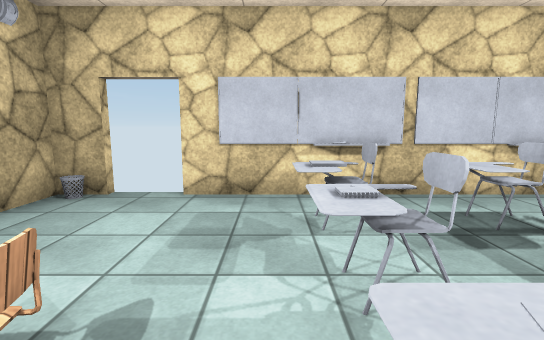
view 1 (above)

12 first-person views from a walk through a scene from a Unity 3-D project. The camera is 1.3 m above the floor, tilts 8° down and sees 85° across. Doors are open. The floor is counted in squares, 1 m on a side. Each view is taken from the middle of a square. On the plan, view 1 faces up. The plan holds only what a view shows up to about 14 squares ahead; the rest is blank. The player character is not drawn. Surface patterns are stand-ins for the level's own textures.

view 2
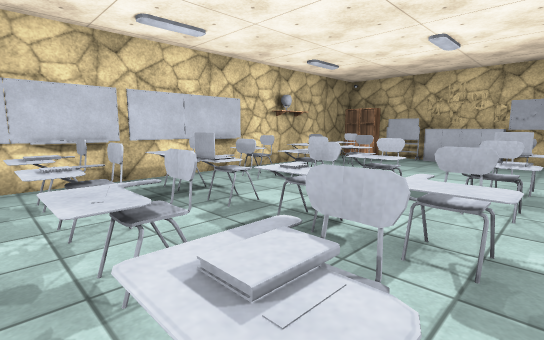

view 3
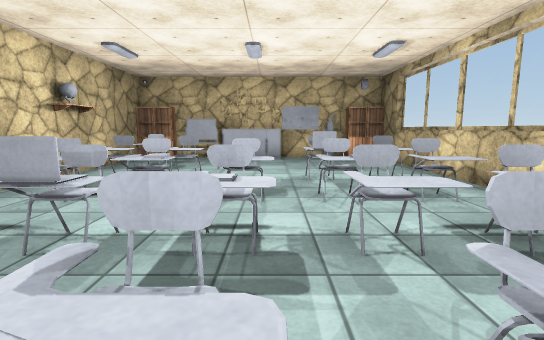

view 4
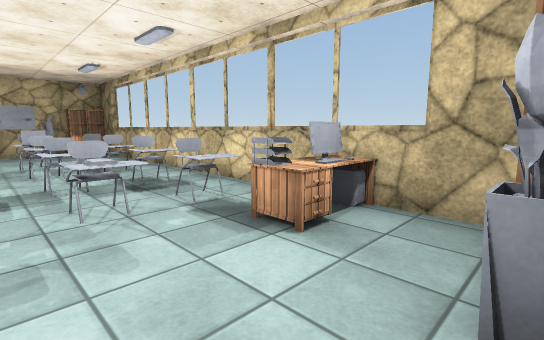

view 5
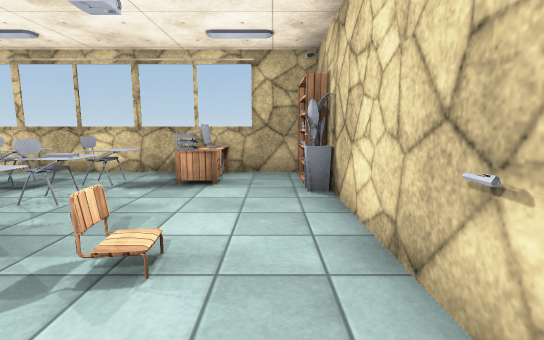

view 6
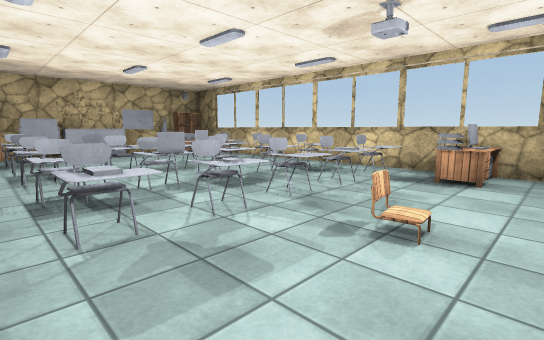

view 7
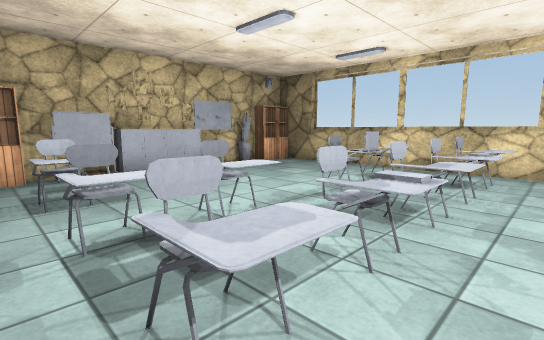

view 8
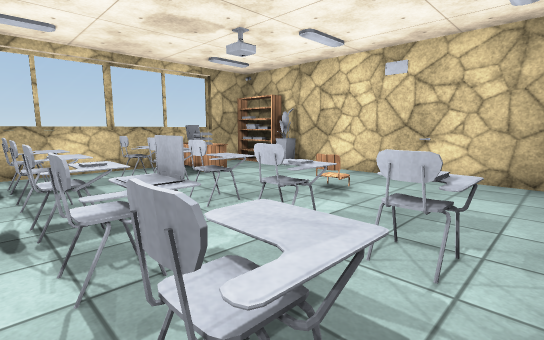

view 9
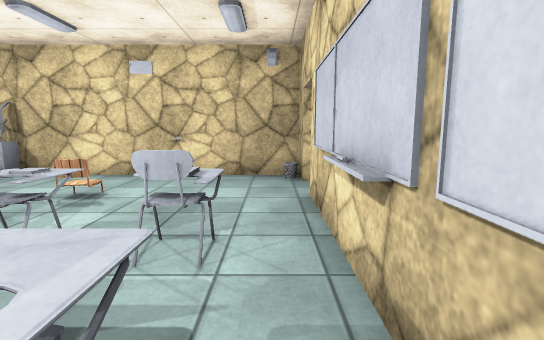

view 10
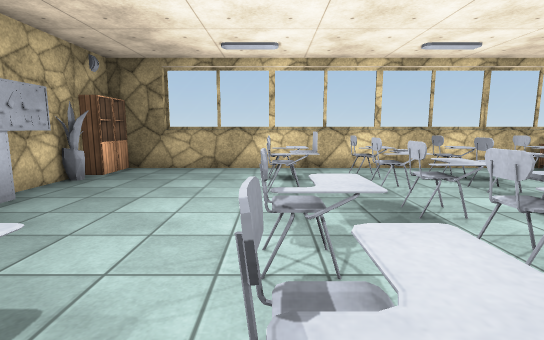

view 11
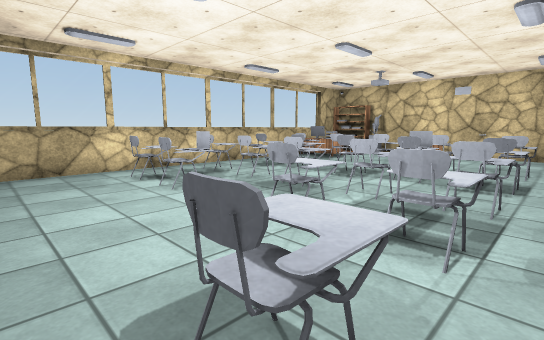

view 12
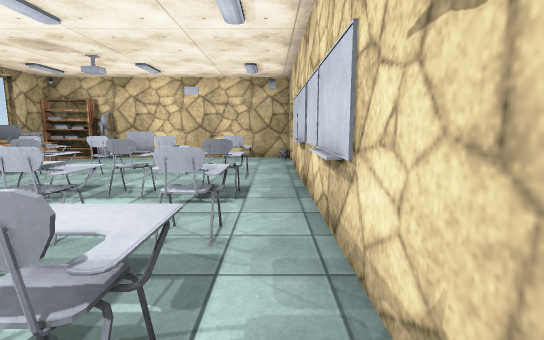

### Floor plan
Key: @ floor where view 1 was taken; # wall or solid block; x gap in a wall; . floor; D open door; = window, fence, low wall or low ledge; ^ raised ledge; B books; C chair; N notebook; A cabinet; L laptop; P planter; S shelf; E desk; O other object.
Columns run from 5 left of view 1 to 13 right of it. Each row starts with its distance up from view 1.
  6 ##DD###############
  5 #.................A
  4 #.....B.^x^^^^.^..#
  3 #.................#
  2 #...C.N.L.B#^^....O
  1 #.....^.Ox^=......#
  0 #....@^.^.^.......O
 -1 #.....B.^x^#L^....#
 -2  P......=.O##.....P
 -3  S.EE.^.^x^^^^....#
 -4  #.OO.............A
 -5  ##################

Positions as (right, up) in squares from view 1, and headings:
1: (0, 0), facing up
2: (0, -2), facing up-right
3: (0, 0), facing right
4: (-4, 0), facing down-right
5: (-3, 4), facing down
6: (-3, 5), facing down-right
7: (4, 5), facing down-right
8: (4, 5), facing down-left
9: (4, 5), facing left
10: (8, 5), facing down
11: (11, 5), facing down-left
12: (9, 5), facing left
